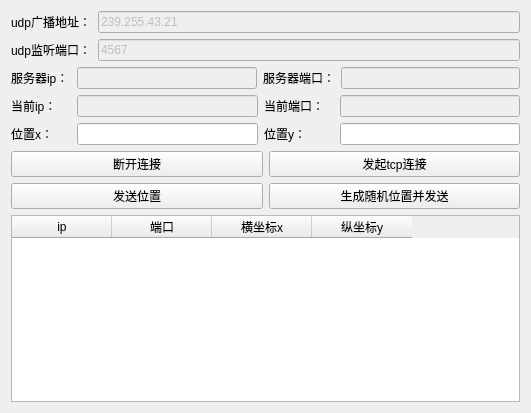
<?xml version="1.0" encoding="UTF-8"?>
<ui version="4.0">
 <class>client</class>
 <widget class="QWidget" name="client">
  <property name="geometry">
   <rect>
    <x>0</x>
    <y>0</y>
    <width>531</width>
    <height>413</height>
   </rect>
  </property>
  <property name="windowTitle">
   <string>Form</string>
  </property>
  <layout class="QGridLayout" name="gridLayout">
   <item row="0" column="0">
    <layout class="QVBoxLayout" name="verticalLayout">
     <item>
      <layout class="QHBoxLayout" name="horizontalLayout_6">
       <item>
        <widget class="QLabel" name="label_6">
         <property name="text">
          <string>udp广播地址：</string>
         </property>
        </widget>
       </item>
       <item>
        <widget class="QLineEdit" name="multicastip">
         <property name="enabled">
          <bool>false</bool>
         </property>
         <property name="text">
          <string>239.255.43.21</string>
         </property>
        </widget>
       </item>
      </layout>
     </item>
     <item>
      <layout class="QHBoxLayout" name="horizontalLayout_5">
       <item>
        <widget class="QLabel" name="label_5">
         <property name="text">
          <string>udp监听端口：</string>
         </property>
        </widget>
       </item>
       <item>
        <widget class="QLineEdit" name="udpport">
         <property name="enabled">
          <bool>false</bool>
         </property>
         <property name="text">
          <string>4567</string>
         </property>
        </widget>
       </item>
      </layout>
     </item>
     <item>
      <layout class="QHBoxLayout" name="horizontalLayout">
       <item>
        <widget class="QLabel" name="label">
         <property name="sizePolicy">
          <sizepolicy hsizetype="Minimum" vsizetype="Preferred">
           <horstretch>0</horstretch>
           <verstretch>0</verstretch>
          </sizepolicy>
         </property>
         <property name="minimumSize">
          <size>
           <width>60</width>
           <height>0</height>
          </size>
         </property>
         <property name="text">
          <string>服务器ip：</string>
         </property>
        </widget>
       </item>
       <item>
        <widget class="QLineEdit" name="serverip">
         <property name="enabled">
          <bool>false</bool>
         </property>
        </widget>
       </item>
       <item>
        <widget class="QLabel" name="label_2">
         <property name="sizePolicy">
          <sizepolicy hsizetype="Minimum" vsizetype="Preferred">
           <horstretch>0</horstretch>
           <verstretch>0</verstretch>
          </sizepolicy>
         </property>
         <property name="minimumSize">
          <size>
           <width>70</width>
           <height>0</height>
          </size>
         </property>
         <property name="text">
          <string>服务器端口：</string>
         </property>
        </widget>
       </item>
       <item>
        <widget class="QLineEdit" name="serverport">
         <property name="enabled">
          <bool>false</bool>
         </property>
        </widget>
       </item>
      </layout>
     </item>
     <item>
      <layout class="QHBoxLayout" name="horizontalLayout_7">
       <item>
        <widget class="QLabel" name="label_7">
         <property name="sizePolicy">
          <sizepolicy hsizetype="Minimum" vsizetype="Preferred">
           <horstretch>0</horstretch>
           <verstretch>0</verstretch>
          </sizepolicy>
         </property>
         <property name="minimumSize">
          <size>
           <width>60</width>
           <height>0</height>
          </size>
         </property>
         <property name="text">
          <string>当前ip：</string>
         </property>
        </widget>
       </item>
       <item>
        <widget class="QLineEdit" name="localip">
         <property name="enabled">
          <bool>false</bool>
         </property>
        </widget>
       </item>
       <item>
        <widget class="QLabel" name="label_8">
         <property name="sizePolicy">
          <sizepolicy hsizetype="Minimum" vsizetype="Preferred">
           <horstretch>0</horstretch>
           <verstretch>0</verstretch>
          </sizepolicy>
         </property>
         <property name="minimumSize">
          <size>
           <width>70</width>
           <height>0</height>
          </size>
         </property>
         <property name="text">
          <string>当前端口：</string>
         </property>
        </widget>
       </item>
       <item>
        <widget class="QLineEdit" name="localport">
         <property name="enabled">
          <bool>false</bool>
         </property>
        </widget>
       </item>
      </layout>
     </item>
     <item>
      <layout class="QHBoxLayout" name="horizontalLayout_2">
       <item>
        <widget class="QLabel" name="label_3">
         <property name="sizePolicy">
          <sizepolicy hsizetype="Minimum" vsizetype="Preferred">
           <horstretch>0</horstretch>
           <verstretch>0</verstretch>
          </sizepolicy>
         </property>
         <property name="minimumSize">
          <size>
           <width>60</width>
           <height>0</height>
          </size>
         </property>
         <property name="text">
          <string>位置x：</string>
         </property>
        </widget>
       </item>
       <item>
        <widget class="QLineEdit" name="x"/>
       </item>
       <item>
        <widget class="QLabel" name="label_4">
         <property name="sizePolicy">
          <sizepolicy hsizetype="Minimum" vsizetype="Preferred">
           <horstretch>0</horstretch>
           <verstretch>0</verstretch>
          </sizepolicy>
         </property>
         <property name="minimumSize">
          <size>
           <width>70</width>
           <height>0</height>
          </size>
         </property>
         <property name="text">
          <string>位置y：</string>
         </property>
        </widget>
       </item>
       <item>
        <widget class="QLineEdit" name="y"/>
       </item>
      </layout>
     </item>
     <item>
      <layout class="QHBoxLayout" name="horizontalLayout_3">
       <item>
        <widget class="QPushButton" name="pushButton_2">
         <property name="text">
          <string>断开连接</string>
         </property>
        </widget>
       </item>
       <item>
        <widget class="QPushButton" name="pushButton">
         <property name="text">
          <string>发起tcp连接</string>
         </property>
        </widget>
       </item>
      </layout>
     </item>
     <item>
      <layout class="QHBoxLayout" name="horizontalLayout_4">
       <item>
        <widget class="QPushButton" name="pushButton_3">
         <property name="text">
          <string>发送位置</string>
         </property>
        </widget>
       </item>
       <item>
        <widget class="QPushButton" name="pushButton_4">
         <property name="text">
          <string>生成随机位置并发送</string>
         </property>
        </widget>
       </item>
      </layout>
     </item>
     <item>
      <widget class="QTableWidget" name="tableWidget">
       <column>
        <property name="text">
         <string>ip</string>
        </property>
       </column>
       <column>
        <property name="text">
         <string>端口</string>
        </property>
       </column>
       <column>
        <property name="text">
         <string>横坐标x</string>
        </property>
       </column>
       <column>
        <property name="text">
         <string>纵坐标y</string>
        </property>
       </column>
      </widget>
     </item>
    </layout>
   </item>
  </layout>
 </widget>
 <resources/>
 <connections/>
</ui>
